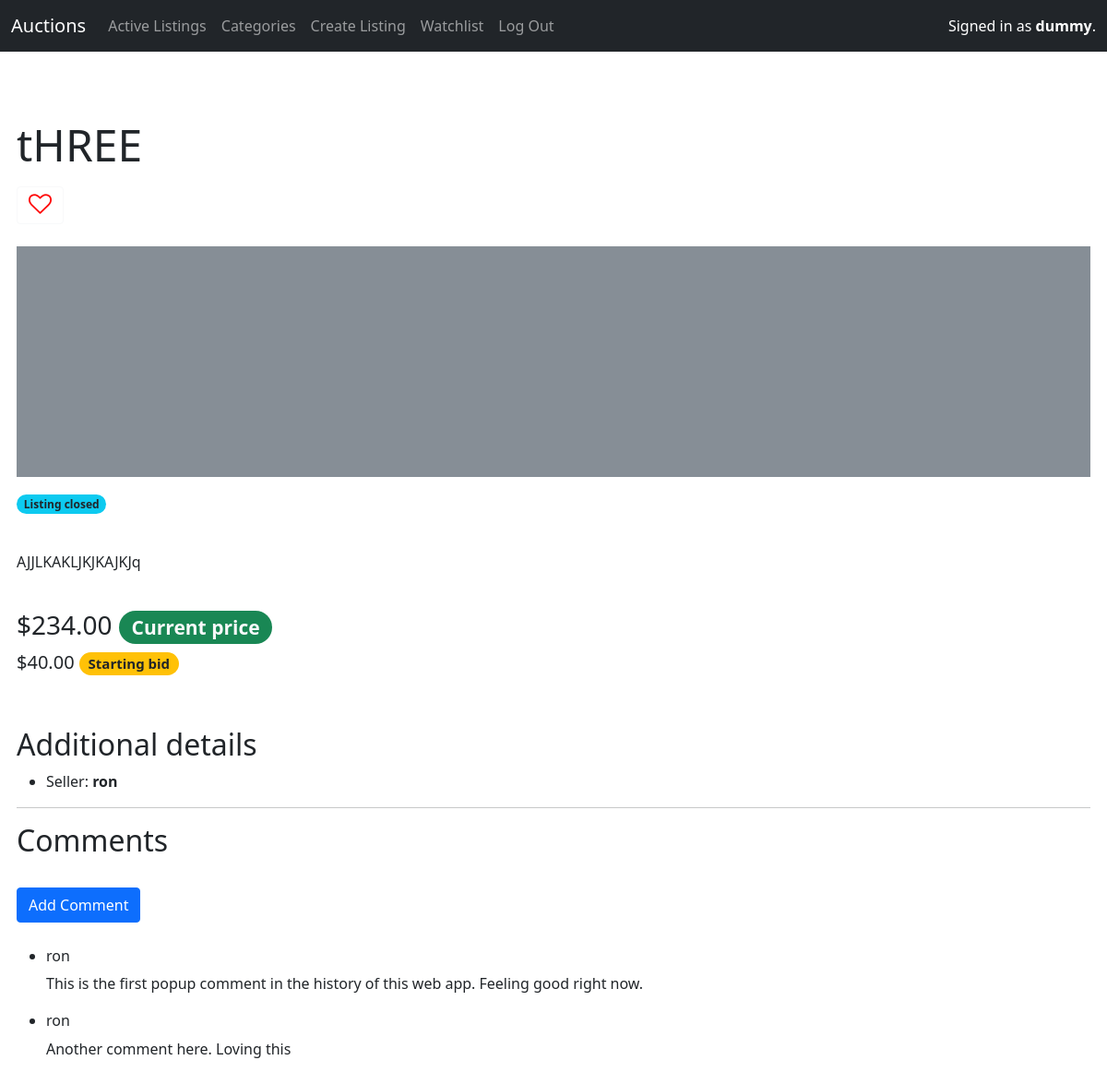
The app's page /listing/11 (signed in) with its own data.
### auctions/models.py (models this page shows, shortened)
class User(AbstractUser):
    pass

class AuctionListing(models.Model):
    title = models.CharField(max_length=64)
    description = models.TextField()
    starting_bid = models.IntegerField()
    current_price = models.ForeignKey('Bid', on_delete=models.CASCADE, related_name="listings")
    image = models.URLField(blank=True)
    category = models.CharField(max_length=64, blank=True)
    seller = models.ForeignKey(User, on_delete=models.CASCADE, related_name="listings")
    comments = models.ManyToManyField('Comment', blank=True, related_name="listings")
    active = models.BooleanField(default=True)
    watchlist = models.ManyToManyField(User, blank=True, related_name="watchlist")

class Bid(models.Model):
    bid = models.IntegerField()
    bidder = models.ForeignKey(User, on_delete=models.CASCADE, related_name="bids", null=True)

class Comment(models.Model):
    author = models.ForeignKey(User, on_delete=models.CASCADE, related_name="comments")
    message = models.TextField()

### auctions/views.py (the view)
# urls.py: path("listing/<int:listing_id>", views.listing, name="listing"),
def listing(request, listing_id, good_bid=1):
    current_listing = AuctionListing.objects.get(pk=listing_id)
    watching = request.user in current_listing.watchlist.all()
    return render(request, "auctions/listing.html", {
        "listing": current_listing,
        "watching": watching,
        "bidding_form": BiddingForm(),
        "comment_form": CommentForm(),
        "comments": current_listing.comments.all(),
        "good_bid": good_bid
    })

### auctions/templates/auctions/listing.html (shortened to what this page needs)
{% extends "auctions/layout.html" %}
{% block body %}
    <p class="display-5">{{ listing.title }}</p>
    {% if user.is_authenticated %}
        <div class="bd-example">
            <form action="{% url 'toggle_watchlist' listing_id=listing.id %}" method="post">
                {% if watching %}
                    <button class="btn btn-outline-light" type="submit"><i class="heart fa fa-heart" style="font-size: 25px; color: red;"></i></button>
                {% else %}
                    <button class="btn btn-outline-light" type="submit"><i class="heart fa fa-heart-o" style="font-size: 25px; color: red;"></i></button>
                {% endif %}
            </form>
        </div>
        <br>
    {% endif %}
    <div class="bd-example">
        <svg class="bd-placeholder-img bd-placeholder-img-lg img-fluid" width="100%" height="250" xmlns="http://www.w3.org/2000/svg" role="img" aria-label="Placeholder: Responsive image" preserveAspectRatio="xMidYMid slice" focusable="false"><title>Placeholder</title><rect width="100%" height="100%" fill="#868e96"/><text x="50%" y="50%" fill="#dee2e6" dy=".3em">{{ listing.image }}</text></svg>
    </div>
    {% if user.is_authenticated %}
    <p>
        {% if listing.active %}
            {% if user == listing.seller %}
            <p>
                <form action="{% url 'close_bid' listing.id %}" method="POST">
                    {% csrf_token %}
                    <button class="btn btn-danger" type="submit">Close Listing</button>
                </form>
            </p>
            {% endif %}
        {% else %}
            <p>
                <span class="badge rounded-pill bg-info text-dark">Listing closed</span>
            </p>
        {% endif %}
    </p>
    {% endif %}
    <br>
    <p>
        {{ listing.description }}
    </p>
    <br>
    <p class="h3">
        {% if listing.current_price.bid == 0%}
            No bids yet
        {% else %}
            ${{ listing.current_price.bid }}.00
        {% endif %}
        <span class="badge rounded-pill bg-success text-light">Current price</span>
    </p>
    <p class="h5">
        ${{ listing.starting_bid }}.00
        <span class="badge rounded-pill bg-warning text-dark">Starting bid</span>
    </p>
    <br>
    <br>
    <p class="h2">Additional details</p>
    <ul>
        <li>Seller: <strong>{{ listing.seller }}</strong></li>
    </ul>
    <hr>
    <div>
        <p class="h2">Comments</p>
        {% if user.is_authenticated %}
            <br>
            <div>
                <button type="button" class="btn btn-primary" data-bs-toggle="modal" data-bs-target="#exampleModalCenteredScrollable">
                    Add Comment
                </button>
            </div>
        {% endif %}
        <br>
        {% for comment in comments %}
            <ul>
                <li>
                    <h6>{{ comment.author }}</h6>
                    {{ comment.message }}
                </li>
            </ul>
        {% empty %}
            <p>No comments yet.</p>
        {% endfor %}
    </div>
{% endblock %}

### auctions/templates/auctions/layout.html (shortened to what this page needs)
{% load static %}
<!DOCTYPE html>
<html lang="en">
    <head>
        <link href="https://cdn.jsdelivr.net/npm/bootstrap@5.0.2/dist/css/bootstrap.min.css" rel="stylesheet">
        <link href="{% static 'auctions/styles.css' %}" rel="stylesheet">
        <link rel="stylesheet" href="https://cdnjs.cloudflare.com/ajax/libs/font-awesome/4.7.0/css/font-awesome.min.css">
    </head>
    <body>
        <nav class="navbar navbar-expand-md navbar-dark fixed-top bg-dark">
            <div class="container-fluid">
                <a class="navbar-brand" href="{% url 'index' %}">Auctions</a>
                <div class="collapse navbar-collapse">
                    <ul class="navbar-nav me-auto mb-2 mb-md-0">
                        <li class="nav-item">
                            <a class="nav-link" aria-current="page" href="{% url 'index' %}">Active Listings</a>
                        </li>
                        <li class="nav-item">
                            <a class="nav-link" href="{% url 'categories' %}">Categories</a>
                        </li>
                        {% if user.is_authenticated %}
                            <li class="nav-item">
                                <a class="nav-link" href="{% url 'create_listing' %}">Create Listing</a>
                            </li>
                            <li class="nav-item">
                                <a class="nav-link" href="{% url 'watchlist' %}">Watchlist</a>
                            </li>
                            <li class="nav-item">
                                <a class="nav-link" href="{% url 'logout' %}">Log Out</a>
                            </li>
                        {% endif %}
                    </ul>
                </div>
                <div class="collapse navbar-collapse">
                    <ul class="navbar-nav ms-auto">
                        <li class="nav-text" style="color: white;">
                            {% if user.is_authenticated %}
                                Signed in as <strong>{{ user.username }}</strong>.
                            {% else %}
                                Not signed in.
                            {% endif %}
                        </li>
                    </ul>
                </div>
            </div>
        </nav>
        <main class="m-2">
            <br>
            <br>
            {% block body %}
            {% endblock %}
        </main>
    </body>
</html>

### auctions/static/auctions/styles.css (style rules this page uses)
body { padding: 10px; min-height: 75rem; padding-top: 4.5rem; }

### auctions/templates/auctions/layout.html (style rules this page uses)
.bd-placeholder-img { font-size: 1.125rem; text-anchor: middle; -webkit-user-select: none; -moz-user-select: none; user-select: none; }
@media (min-width: 768px) { .bd-placeholder-img-lg { font-size: 3.5rem; } }

### records on screen
User: username "dummy"
AuctionListing: title "tHREE", description "AJJLKAKLJKJKAJKJq", current_price.bid "234", starting_bid "40", seller "ron"
Comment: author "ron", message "This is the first popup comment in the history of this web app. Feeling good right now."
Comment: author "ron", message "Another comment here. Loving this"
